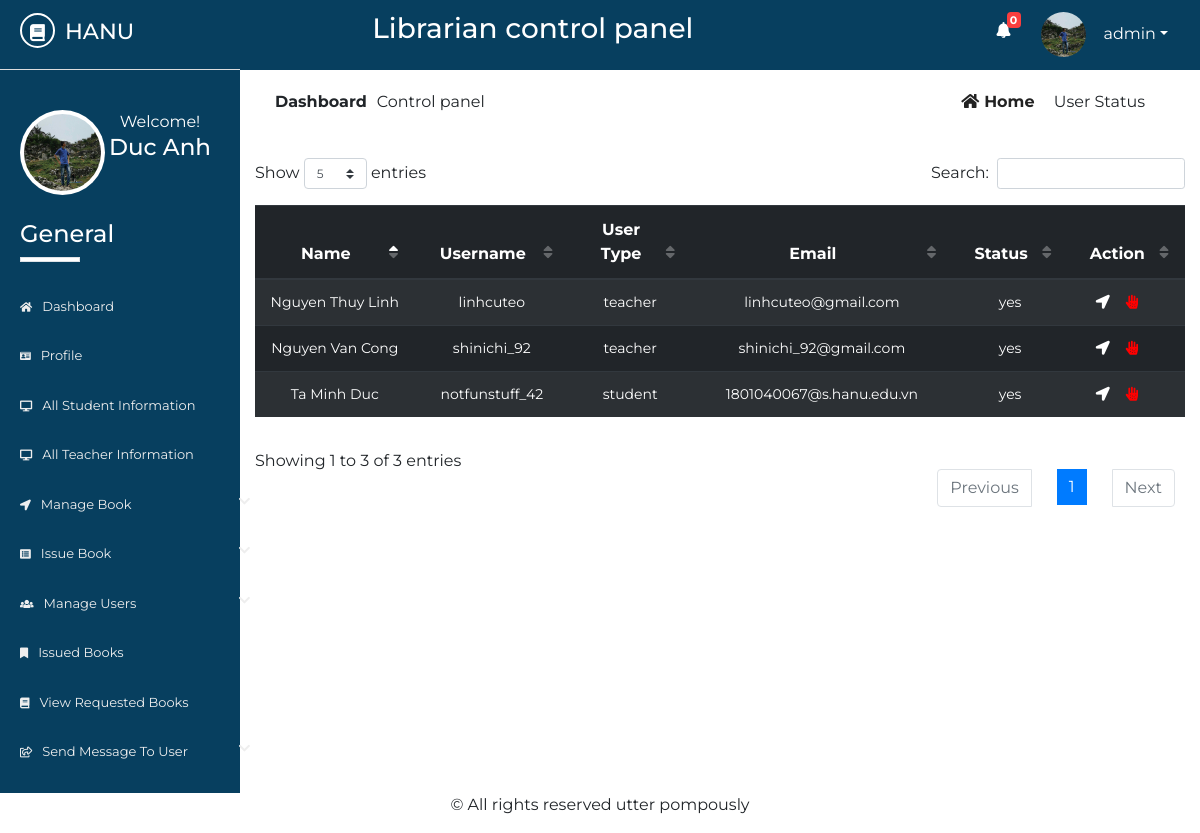
The page /librarian/status.php (signed in) on the database its author committed.
### tables this page shows
CREATE TABLE `lib_registration` (
  `id` int(2) NOT NULL,
  `name` varchar(50) NOT NULL,
  `username` varchar(20) NOT NULL,
  `password` varchar(20) NOT NULL,
  `email` varchar(50) NOT NULL,
  `phone` varchar(20) NOT NULL,
  `address` varchar(100) NOT NULL,
  `photo` varchar(500) NOT NULL,
  `status` varchar(7) NOT NULL
);

CREATE TABLE `std_registration` (
  `id` int(10) NOT NULL,
  `name` varchar(50) NOT NULL,
  `username` varchar(50) NOT NULL,
  `password` varchar(50) NOT NULL,
  `email` varchar(50) NOT NULL,
  `phone` varchar(50) NOT NULL,
  `sem` varchar(10) NOT NULL,
  `dept` varchar(10) NOT NULL,
  `session` varchar(5) NOT NULL,
  `regno` varchar(20) NOT NULL,
  `address` varchar(100) NOT NULL,
  `utype` varchar(7) NOT NULL,
  `photo` varchar(500) NOT NULL,
  `status` varchar(7) NOT NULL,
  `vkey` varchar(250) NOT NULL,
  `verified` varchar(3) NOT NULL
);

CREATE TABLE `t_registration` (
  `id` int(10) NOT NULL,
  `name` varchar(50) NOT NULL,
  `username` varchar(50) NOT NULL,
  `password` varchar(50) NOT NULL,
  `lecturer` varchar(50) NOT NULL,
  `email` varchar(50) NOT NULL,
  `phone` varchar(20) NOT NULL,
  `idno` varchar(20) NOT NULL,
  `address` varchar(100) NOT NULL,
  `utype` varchar(7) NOT NULL,
  `photo` varchar(500) NOT NULL,
  `status` varchar(7) NOT NULL,
  `vkey` varchar(250) NOT NULL,
  `verified` varchar(3) NOT NULL
);

### librarian/status.php (the view, shortened to what this page needs)
       <?php
   include 'inc/header.php';
   include 'inc/connection.php';
?>
<div class="dashboard-content">
	<div class="dashboard-header">
		<div class="container">
			<div class="row">
				<div class="col-md-6">
					<div class="left">
						<p><span>dashboard</span>Control panel</p>
					</div>
				</div>
				<div class="col-md-6">
					<div class="right text-right">
						<a href="dashboard.php"><i class="fas fa-home"></i>home</a>
						<span class="disabled">user status</span>
					</div>
				</div>
			</div>
			<div class="issued-content">
				<div class="row">
					<div class="col-md-12">
						<div class="rbook-info status">
                                <table id="dtBasicExample" class="table table-striped table-dark text-center">
                                      <thead>
                                           <tr>
                                               <th>Name</th>
                                               <th>Username</th>
                                               <th>User Type</th>
                                               <th>Email</th>
                                               <th>Status</th>
                                               <th>Action</th>
                                           </tr>
                                      </thead>
                                      <tbody>
                                          <?php
                                               $res= mysqli_query($link, "select * from std_registration ORDER BY id DESC");
                                               $res2= mysqli_query($link, "select * from t_registration ORDER BY id DESC");
                                               while ($row=mysqli_fetch_array($res)) {
                                                   echo "<tr>";
                                                   echo "<td>"; echo $row["name"]; echo "</td>";
                                                   echo "<td>"; echo $row["username"]; echo "</td>";
                                                   echo "<td>"; echo $row["utype"]; echo "</td>";
                                                   echo "<td>"; echo $row["email"]; echo "</td>";
                                                   echo "<td>"; echo $row["status"]; echo "</td>";
                                                   echo "<td>";
                                                   ?>
                                                       <ul>
                                                           <li><a href="approve.php?id=<?php echo $row["id"]; ?>"><i class="fas fa-location-arrow"></i></a></li>
                                                           <li><a href="notapprove.php?id=<?php echo $row["id"]; ?>"><i class="fas fa-allergies"></i></a></li>
                                                       </ul>
                                                   <?php
                                                   echo "</td>";
                                                   echo "</tr>";
                                               }
                                               while ($row=mysqli_fetch_array($res2)) {
                                                   echo "<tr>";
                                                   echo "<td>"; echo $row["name"]; echo "</td>";
                                                   echo "<td>"; echo $row["username"]; echo "</td>";
                                                   echo "<td>"; echo $row["utype"]; echo "</td>";
                                                   echo "<td>"; echo $row["email"]; echo "</td>";
                                                   echo "<td>"; echo $row["status"]; echo "</td>";
                                                   echo "<td>";
                                                   ?>
                                                       <ul>
                                                           <li><a href="approve.php?id=<?php echo $row["id"]; ?>"><i class="fas fa-location-arrow"></i></a></li>
                                                           <li><a href="notapprove.php?id=<?php echo $row["id"]; ?>"><i class="fas fa-allergies"></i></a></li>
                                                       </ul>
                                                   <?php
                                                   echo "</td>";
                                                   echo "</tr>";
                                               }
                                            ?>
                                      </tbody>
                                </table>
						</div>
					</div>
				</div>
			</div>
		</div>
	</div>
</div>
<?php
include 'inc/footer.php';
?>

### librarian/inc/header.php (shortened to what this page needs)
<?php
    include 'inc/connection.php';
    $res = mysqli_query($link,"select * from request_books where read1='no'");
    $not= mysqli_num_rows($res);
 ?>
<!DOCTYPE html>
<html lang="en">
<head>
	<link rel="stylesheet" href="inc/css/bootstrap.min.css">
	<link rel="stylesheet" href="inc/css/bootstrap-select.min.css">
	<link rel="stylesheet" href="inc/css/fontawesome-all.min.css">
	<link rel="stylesheet" href="inc/css/datatables.min.css">
	<link rel="stylesheet" href="inc/css/pro1.css">
</head>
<body>
	<div class="main-content">
		<div class="wrapper">
			<div class="left-sidebar">
				<div class="p-title">
                    <h3><a href=""><i class="fas fa-book"></i><span>HANU</span></a></h3>
				</div>
				<div class="profile">
					<div class="profile-pic">
                        <?php
                            $res = mysqli_query($link, "select * from lib_registration where username='".$_SESSION['username']."'");
                            while ($row = mysqli_fetch_array($res)){
                                ?><img src="<?php echo $row["photo"]; ?> " height="" width="" alt="something wrong" class="rounded-circle"></a> <?php
                            }
                        ?>
					</div>
					<div class="profile-info text-center">
						<span>Welcome!</span>
						<h2>
              <?php
                $res = mysqli_query($link, "select * from lib_registration where username='".$_SESSION['username']."'");
                while ($row = mysqli_fetch_array($res)){
                  $name  =  $row["name"];
                  echo $name;
                }
              ?>
            </h2>
					</div>
				</div>
				<div class="sidebar-menu">
					<h3>General</h3>
					<div class="border"></div>
	                <ul>
	                    <li class="menu <?php if($page=='home'){ echo 'active';} ?>">
      						<a href="dashboard.php"><i class="fas fa-home"></i>Dashboard</a>
    					</li>
    					  <li class="menu <?php if($page=='profile'){ echo 'active';} ?>">
      						<a href="profile.php"><i class="fas fa-id-card"></i>profile</a>
    					</li>
	                    <li class="menu <?php if($page=='sinfo'){ echo 'active';} ?>">
      						<a href="all-student-info.php"><i class="fas fa-desktop"></i>all student information</a>
    					</li>
    					<li class="menu <?php if($page=='tinfo'){ echo 'active';} ?>">
      						<a href="all-teacher-info.php"><i class="fas fa-desktop"></i>all teacher information</a>
    					</li>
    					<li class="menu menu-toggle2">
      						<a href="#"><i class="fas fa-location-arrow"></i>manage book <span class="fa fa-chevron-down"></span></a>
    					</li>
	                   <li class="menu menu-toggle1">
      						<a href="#"><i class="fas fa-list-alt"></i>issue book <span class="fa fa-chevron-down"></span></a>
    					</li>
    					<li class="menu menu-toggle3">
      						<a href="#"><i class="fas fa-users"></i>manage users <span class="fa fa-chevron-down"></span></a>
    					</li>
    					 <li class="menu <?php if($page=='ibook'){ echo 'active';} ?>">
      						<a href="issued-books.php"><i class="fas fa-bookmark"></i>issued books</a>
    					</li>
    					<li class="menu <?php if($page=='rbook'){ echo 'active';} ?>">
      						<a href="requested-books.php"><i class="fas fa-book"></i>view requested books</a>
    					</li>
    					<li class="menu menu-toggle4">
      						<a href="#"><i class="far fa-share-square"></i>send message to user <span class="fa fa-chevron-down"></span></a>
    					</li>
    				</ul>
				</div>
			</div>
			<div class="content">
				<div class="inner">
					<div class="heading text-center">
						<h3>Librarian control panel</h3>
					</div>
					<div class="header-profile text-right">
						<ul>
                            <li class="icon">
                                <a href="requested-books.php" ><i class="fas fa-bell"></i></a>
                                <span class="count" onclick="window.location='requested-books.php'"><b><?php echo $not; ?></b></span>
                            </li>
							<li class="dropdown">
                                <?php
                                     $res = mysqli_query($link, "select * from lib_registration where username='".$_SESSION['username']."'");
                                     while ($row = mysqli_fetch_array($res)){
                                         ?><a href="" class="dropdown-toggle" data-toggle="dropdown"><img src="<?php echo $row["photo"]; ?>" alt=""><span><?php echo $_SESSION["username"]; ?></span></a> <?php
                                     }
                                ?>
							</li>
						</ul>
					</div>
				</div>

### librarian/inc/css/pro1.css (style rules this page uses)
* { margin: 0; padding: 0; }
body { font-family: 'Montserrat', sans-serif; }
.border { width: 60px; height: 5px; background: #fff; }
.main-content { width: 100%; height: auto; overflow: hidden; }
.main-content .left-sidebar { width: 20%; height: auto; background: #073f5f; float: left; }
.main-content .left-sidebar .p-title { width: 100%; padding: 13px; padding-left: 20px; background: #073f5f; border-bottom: 1px solid #ddd; }
.main-content .p-title a { text-decoration: none; color: #fff; font-size: 22px; text-transform: uppercase; }
.main-content .p-title a i { width: 35px; height: 35px; line-height: 35px; text-align: center; font-size: 17px; border-radius: 50%; border: 2px solid #fff; }
.main-content .p-title a span { margin-left: 10px; }
.main-content .left-sidebar .profile { width: 100%; padding: 20px; margin-top: 0; padding-top: 0; }
.main-content .left-sidebar .profile .profile-pic { width: 40%; float: left; }
.main-content .left-sidebar .profile img { width: 85px; height: 85px; position: inherit; padding: 4px; background: #fff; overflow: hidden; }
.main-content .left-sidebar .profile .profile-info { width: 60%; float: left; color: #fff; }
.main-content .left-sidebar .profile .profile-info h2 { font-size: 23px; }
.sidebar-menu { color: #fff; width: 100%; padding-top: 60px; padding-left: 0; }
.sidebar-menu h3 { margin-left: 20px; font-size: 24px; }
.sidebar-menu .border { margin-left: 20px; margin-bottom: 20px; }
.sidebar-menu ul li a { text-decoration: none; color: #eee; width: 270px; padding: 15px 20px; font-size: 13px; display: block; text-transform: capitalize; transition: all .5s ease; }
.sidebar-menu ul { padding-left: 0; }
.sidebar-menu ul li a i { margin-right: 10px; font-size: smaller; }
.sidebar-menu ul li a span { float: right; }
.content { width: 80%; height: auto; float: right; }
.content .inner { width: 100%; height: 70px; background: #073f5f; padding: 12px; }
.content .inner .heading { width: 60%; float: left; color: #fff; }
.content .inner .header-profile { width: calc(40%- 20px); float: right; margin-right: 20px; position: relative; }
.content .inner .header-profile .icon i { margin-right: 30px; font-size: 16px; margin-top: 10px; }
.header-profile .dropdown span { color: #fff; margin-left: 10px; }
.header-profile .icon span { color: #fff; position: absolute; left: 10px; top: 0; font-size: 11px; width: 14px; height: 16px; line-height: 16px; text-align: center; border-radius: 4px; background: #FA3E3E; }
.header-profile ul li { list-style: none; float: left; }
.header-profile ul li i { color: #fff; }
.header-profile img { width: 40px; height: 40px; border-radius: 50%; margin-right: 8px; }
.dropdown a { text-decoration: none; color: #fff; }
.dropdown img { width: 45px; height: 45px; border-radius: 50%; }
.dashboard-header .left { padding: 20px; }
.dashboard-header .left p span { text-transform: capitalize; margin-right: 10px; font-weight: bold; }
.dashboard-header .right { padding: 20px; margin-right: 20px; }
.dashboard-header .right a { text-transform: capitalize; text-decoration: none; color: #222; margin-right: 15px; font-weight: bold; }
.dashboard-header .right a i { margin-right: 5px; }
.dashboard-header .right span { text-transform: capitalize; }
.rbook-info tbody { font-size: 14px; }
.rbook-info a { text-decoration: none; color: #fff; }
.status ul li { list-style: none; float: left; margin-left: 16px; }
.status ul li:nth-child(2) i { color: red; }

### rows shown on the page
lib_registration: photo (picture), name "Duc Anh"
std_registration: name "Ta Minh Duc", username "notfunstuff_42", utype "student", email "1801040067@s.hanu.edu.vn", status "yes"
t_registration: name "Nguyen Thuy Linh", username "linhcuteo", utype "teacher", email "linhcuteo@gmail.com", status "yes"
t_registration: name "Nguyen Van Cong", username "shinichi_92", utype "teacher", email "shinichi_92@gmail.com", status "yes"

### other values the page prints
$not "0"
